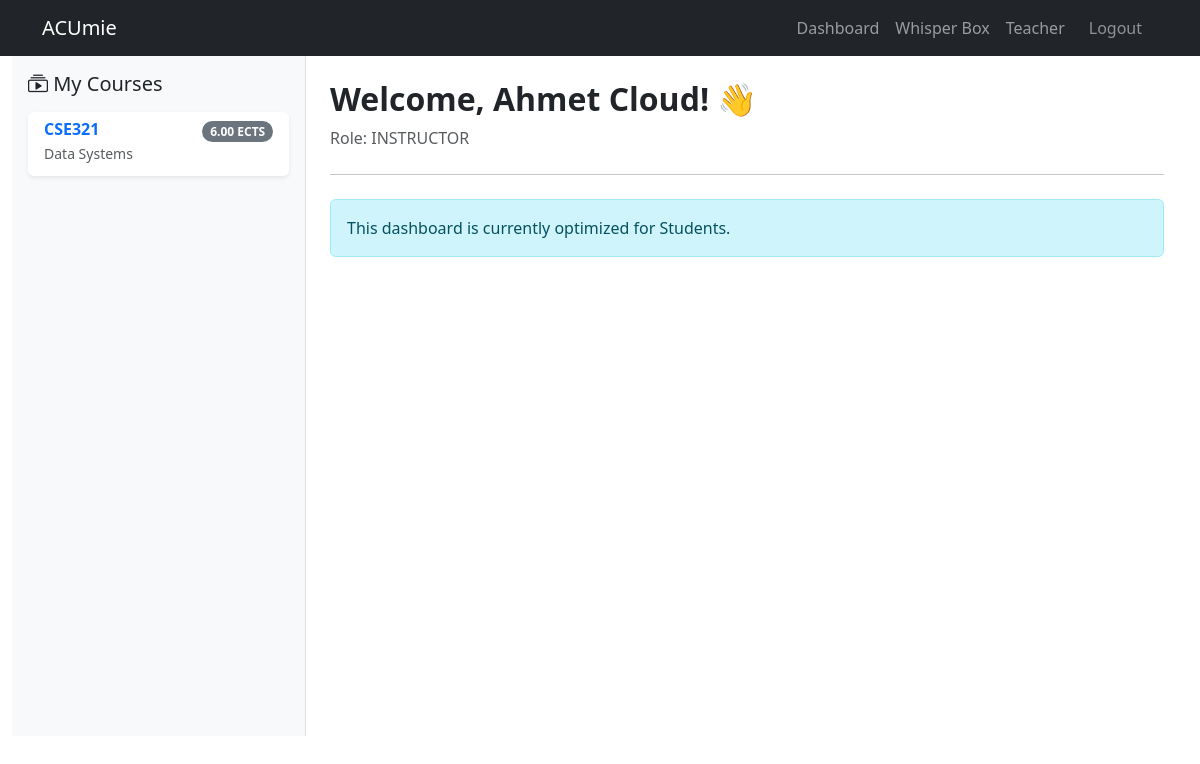
Page /grades/dashboard/ (signed in) on the committed database.
### courses/models.py (models this page shows, shortened)
class Course(models.Model):
    code = models.CharField(
        max_length=15,
        unique=True,
        verbose_name="Course Code"
    )
    title = models.CharField(
        max_length=255,
        verbose_name="Course Title"
    )
    ects_credit = models.DecimalField(
        max_digits=4,
        decimal_places=2,
        validators=[MinValueValidator(0)],
        verbose_name="ECTS Credit"
    )
    class Meta:
        verbose_name = "Course"
        verbose_name_plural = "Courses"
    instructor = models.ForeignKey(
        settings.AUTH_USER_MODEL,
        on_delete=models.SET_NULL,
        null=True,
        blank=True,
        related_name='instructed_courses',
        verbose_name="Instructor",
        limit_choices_to={'role': 'INSTRUCTOR'}
    )

### accounts/models.py (models this page shows, shortened)
class CustomUser(AbstractUser):
    role = models.CharField(
        max_length=20,
        choices=UserRole.choices,
        default=UserRole.STUDENT,
        verbose_name="Kullanıcı Rolü"
    )
    class Meta:
        verbose_name = "Kullanıcı"
        verbose_name_plural = "Kullanıcılar"

### grades/views.py (the view, shortened to what this page needs)
# urls.py: path('dashboard/', views.grade_dashboard_view, name='dashboard'),
@login_required
def grade_dashboard_view(request):
    user = request.user
    role = getattr(user, "role", "").upper() if hasattr(user, "role") else ""
    context = {"user_name": user.get_full_name() or user.username, "user_role": role}
    if user.is_staff or user.is_superuser:
        courses_qs = Course.objects.all().order_by("code")
    elif role == "INSTRUCTOR":
        courses_qs = Course.objects.filter(instructor=user).order_by("code")
    else:
        courses_qs = Course.objects.filter(enrollments__student=user).distinct().order_by("code")
    context["courses"] = courses_qs
    context["total_courses"] = courses_qs.count()
    return render(request, "grades/dashboard.html", context)

### grades/templates/grades/dashboard.html (shortened to what this page needs)
{% extends "base.html" %}
{% load static %}
{% block content %}
<div class="container-fluid">
  <div class="row">
    <aside class="col-md-3 bg-light vh-100 p-3 sidebar-course border-end">
      <h5 class="mb-3"><i class="bi bi-collection-play"></i> My Courses</h5>
      <div class="list-group list-group-flush">
        {% for c in courses %}
          <a href="{% url 'courses:detail' c.id %}" class="list-group-item list-group-item-action border-0 mb-2 shadow-sm rounded">
            <div class="d-flex w-100 justify-content-between align-items-center">
              <h6 class="mb-1 fw-bold text-primary">{{ c.code }}</h6>
              <span class="badge bg-secondary rounded-pill">{{ c.ects_credit }} ECTS</span>
            </div>
            <p class="mb-1 small text-muted text-truncate">{{ c.title }}</p>
          </a>
        {% empty %}
          <div class="alert alert-info">No courses found.</div>
        {% endfor %}
      </div>
    </aside>
    <main class="col-md-9 p-4">
      <div class="d-flex justify-content-between align-items-center mb-4">
        <div>
          <h2 class="fw-bold">Welcome, {{ user_name }}! 👋</h2>
          <p class="text-muted mb-0">Role: {{ user_role }}</p>
        </div>
      </div>
      <hr class="mb-4">
      {% if is_student %}
          {% include "grades/student_content.html" %}
      {% else %}
          <div class="alert alert-info">
              This dashboard is currently optimized for Students.
          </div>
      {% endif %}
      </main>
  </div>
</div>
{% endblock content %}

### grades/templates/grades/dashboard.html (style rules this page uses)
.sidebar-course { max-height: calc(100vh - 120px); overflow-y: auto; }

### rows in the picture
Course: code "CSE321", ects_credit "6.00", title "Data Systems"
CustomUser: role "INSTRUCTOR"

### other values in the picture
{{ user_name }} "Ahmet Cloud"
